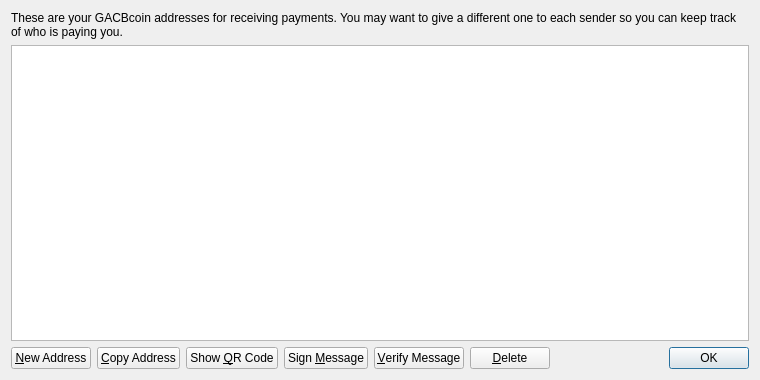
<?xml version="1.0" encoding="UTF-8"?>
<ui version="4.0">
 <class>AddressBookPage</class>
 <widget class="QWidget" name="AddressBookPage">
  <property name="geometry">
   <rect>
    <x>0</x>
    <y>0</y>
    <width>760</width>
    <height>380</height>
   </rect>
  </property>
  <property name="windowTitle">
   <string>Address Book</string>
  </property>
  <layout class="QVBoxLayout" name="verticalLayout">
   <item>
    <widget class="QLabel" name="labelExplanation">
     <property name="text">
      <string>These are your GACBcoin addresses for receiving payments. You may want to give a different one to each sender so you can keep track of who is paying you.</string>
     </property>
     <property name="textFormat">
      <enum>Qt::PlainText</enum>
     </property>
     <property name="wordWrap">
      <bool>true</bool>
     </property>
    </widget>
   </item>
   <item>
    <widget class="QTableView" name="tableView">
     <property name="contextMenuPolicy">
      <enum>Qt::CustomContextMenu</enum>
     </property>
     <property name="toolTip">
      <string>Double-click to edit address or label</string>
     </property>
     <property name="tabKeyNavigation">
      <bool>false</bool>
     </property>
     <property name="alternatingRowColors">
      <bool>true</bool>
     </property>
     <property name="selectionMode">
      <enum>QAbstractItemView::SingleSelection</enum>
     </property>
     <property name="selectionBehavior">
      <enum>QAbstractItemView::SelectRows</enum>
     </property>
     <property name="sortingEnabled">
      <bool>true</bool>
     </property>
     <attribute name="verticalHeaderVisible">
      <bool>false</bool>
     </attribute>
    </widget>
   </item>
   <item>
    <layout class="QHBoxLayout" name="horizontalLayout">
     <item>
      <widget class="QPushButton" name="newAddressButton">
       <property name="toolTip">
        <string>Create a new address</string>
       </property>
       <property name="text">
        <string>&amp;New Address</string>
       </property>
       <property name="icon">
        <iconset resource="../bitcoin.qrc">
         <normaloff>:/icons/add</normaloff>:/icons/add</iconset>
       </property>
      </widget>
     </item>
     <item>
      <widget class="QPushButton" name="copyToClipboard">
       <property name="toolTip">
        <string>Copy the currently selected address to the system clipboard</string>
       </property>
       <property name="text">
        <string>&amp;Copy Address</string>
       </property>
       <property name="icon">
        <iconset resource="../bitcoin.qrc">
         <normaloff>:/icons/editcopy</normaloff>:/icons/editcopy</iconset>
       </property>
      </widget>
     </item>
     <item>
      <widget class="QPushButton" name="showQRCode">
       <property name="text">
        <string>Show &amp;QR Code</string>
       </property>
       <property name="icon">
        <iconset resource="../bitcoin.qrc">
         <normaloff>:/icons/qrcode</normaloff>:/icons/qrcode</iconset>
       </property>
      </widget>
     </item>
     <item>
      <widget class="QPushButton" name="signMessage">
       <property name="toolTip">
        <string>Sign a message to prove you own a GACBcoin address</string>
       </property>
       <property name="text">
        <string>Sign &amp;Message</string>
       </property>
       <property name="icon">
        <iconset resource="../bitcoin.qrc">
         <normaloff>:/icons/edit</normaloff>:/icons/edit</iconset>
       </property>
      </widget>
     </item>
     <item>
      <widget class="QPushButton" name="verifyMessage">
       <property name="toolTip">
        <string>Verify a message to ensure it was signed with a specified GACBcoin address</string>
       </property>
       <property name="text">
        <string>&amp;Verify Message</string>
       </property>
       <property name="icon">
        <iconset resource="../bitcoin.qrc">
         <normaloff>:/icons/transaction_0</normaloff>:/icons/transaction_0</iconset>
       </property>
      </widget>
     </item>
     <item>
      <widget class="QPushButton" name="deleteButton">
       <property name="toolTip">
        <string>Delete the currently selected address from the list</string>
       </property>
       <property name="text">
        <string>&amp;Delete</string>
       </property>
       <property name="icon">
        <iconset resource="../bitcoin.qrc">
         <normaloff>:/icons/remove</normaloff>:/icons/remove</iconset>
       </property>
      </widget>
     </item>
     <item>
      <spacer name="horizontalSpacer">
       <property name="orientation">
        <enum>Qt::Horizontal</enum>
       </property>
       <property name="sizeHint" stdset="0">
        <size>
         <width>40</width>
         <height>20</height>
        </size>
       </property>
      </spacer>
     </item>
     <item>
      <widget class="QDialogButtonBox" name="buttonBox">
       <property name="sizePolicy">
        <sizepolicy hsizetype="Maximum" vsizetype="Fixed">
         <horstretch>0</horstretch>
         <verstretch>0</verstretch>
        </sizepolicy>
       </property>
       <property name="standardButtons">
        <set>QDialogButtonBox::Ok</set>
       </property>
      </widget>
     </item>
    </layout>
   </item>
  </layout>
 </widget>
 <resources>
  <include location="../bitcoin.qrc"/>
 </resources>
 <connections/>
</ui>
